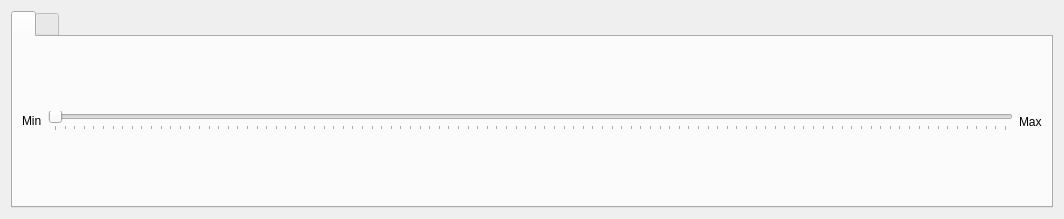
<?xml version="1.0" encoding="UTF-8"?>
<ui version="4.0">
 <class>SliderWidget</class>
 <widget class="QWidget" name="SliderWidget">
  <property name="geometry">
   <rect>
    <x>0</x>
    <y>0</y>
    <width>1064</width>
    <height>219</height>
   </rect>
  </property>
  <property name="sizePolicy">
   <sizepolicy hsizetype="Preferred" vsizetype="Fixed">
    <horstretch>0</horstretch>
    <verstretch>0</verstretch>
   </sizepolicy>
  </property>
  <property name="minimumSize">
   <size>
    <width>500</width>
    <height>0</height>
   </size>
  </property>
  <property name="maximumSize">
   <size>
    <width>1600</width>
    <height>300</height>
   </size>
  </property>
  <property name="baseSize">
   <size>
    <width>0</width>
    <height>20</height>
   </size>
  </property>
  <property name="windowTitle">
   <string>Form</string>
  </property>
  <layout class="QHBoxLayout" name="horizontalLayout">
   <item>
    <layout class="QHBoxLayout" name="horizontalLayout_5">
     <item>
      <layout class="QVBoxLayout" name="verticalLayout_6">
       <property name="leftMargin">
        <number>0</number>
       </property>
       <item>
        <widget class="QTabWidget" name="tabWave">
         <property name="minimumSize">
          <size>
           <width>0</width>
           <height>100</height>
          </size>
         </property>
         <property name="maximumSize">
          <size>
           <width>16777215</width>
           <height>16777215</height>
          </size>
         </property>
         <property name="currentIndex">
          <number>0</number>
         </property>
         <property name="iconSize">
          <size>
           <width>70</width>
           <height>50</height>
          </size>
         </property>
         <widget class="QWidget" name="tab_3">
          <attribute name="icon">
           <iconset resource="../../ec_gui_start_resources.qrc">
            <normaloff>:/icon/StepWave.png</normaloff>:/icon/StepWave.png</iconset>
          </attribute>
          <attribute name="title">
           <string/>
          </attribute>
          <layout class="QHBoxLayout" name="horizontalLayout_15">
           <item>
            <layout class="QHBoxLayout" name="horizontalLayout_2">
             <item>
              <widget class="QLabel" name="Min">
               <property name="minimumSize">
                <size>
                 <width>0</width>
                 <height>0</height>
                </size>
               </property>
               <property name="maximumSize">
                <size>
                 <width>150</width>
                 <height>28</height>
                </size>
               </property>
               <property name="text">
                <string>Min</string>
               </property>
              </widget>
             </item>
             <item>
              <widget class="QSlider" name="ValueSlider">
               <property name="minimumSize">
                <size>
                 <width>0</width>
                 <height>0</height>
                </size>
               </property>
               <property name="singleStep">
                <number>1</number>
               </property>
               <property name="orientation">
                <enum>Qt::Horizontal</enum>
               </property>
               <property name="tickPosition">
                <enum>QSlider::TicksBelow</enum>
               </property>
               <property name="tickInterval">
                <number>0</number>
               </property>
              </widget>
             </item>
             <item>
              <widget class="QLabel" name="Max">
               <property name="text">
                <string>Max</string>
               </property>
              </widget>
             </item>
            </layout>
           </item>
          </layout>
         </widget>
         <widget class="QWidget" name="tab_4">
          <attribute name="icon">
           <iconset resource="../../ec_gui_start_resources.qrc">
            <normaloff>:/icon/oscilloscope.png</normaloff>:/icon/oscilloscope.png</iconset>
          </attribute>
          <attribute name="title">
           <string/>
          </attribute>
          <layout class="QHBoxLayout" name="horizontalLayout_3">
           <item>
            <layout class="QVBoxLayout" name="verticalLayout_2">
             <property name="topMargin">
              <number>0</number>
             </property>
             <item>
              <layout class="QHBoxLayout" name="horizontalLayout_8">
               <property name="leftMargin">
                <number>0</number>
               </property>
               <item>
                <widget class="QLabel" name="labe_1">
                 <property name="maximumSize">
                  <size>
                   <width>100</width>
                   <height>16777215</height>
                  </size>
                 </property>
                 <property name="text">
                  <string>Amplitude</string>
                 </property>
                </widget>
               </item>
               <item>
                <spacer name="horizontalSpacer_8">
                 <property name="orientation">
                  <enum>Qt::Horizontal</enum>
                 </property>
                 <property name="sizeType">
                  <enum>QSizePolicy::Fixed</enum>
                 </property>
                 <property name="sizeHint" stdset="0">
                  <size>
                   <width>40</width>
                   <height>20</height>
                  </size>
                 </property>
                </spacer>
               </item>
               <item>
                <widget class="QDoubleSpinBox" name="Wave_A">
                 <property name="minimumSize">
                  <size>
                   <width>0</width>
                   <height>0</height>
                  </size>
                 </property>
                 <property name="maximumSize">
                  <size>
                   <width>70</width>
                   <height>16777215</height>
                  </size>
                 </property>
                 <property name="singleStep">
                  <double>0.010000000000000</double>
                 </property>
                </widget>
               </item>
               <item>
                <spacer name="horizontalSpacer_2">
                 <property name="orientation">
                  <enum>Qt::Horizontal</enum>
                 </property>
                 <property name="sizeType">
                  <enum>QSizePolicy::Fixed</enum>
                 </property>
                 <property name="sizeHint" stdset="0">
                  <size>
                   <width>50</width>
                   <height>20</height>
                  </size>
                 </property>
                </spacer>
               </item>
              </layout>
             </item>
             <item>
              <layout class="QHBoxLayout" name="horizontalLayout_4">
               <item>
                <widget class="QLabel" name="label_2">
                 <property name="maximumSize">
                  <size>
                   <width>100</width>
                   <height>16777215</height>
                  </size>
                 </property>
                 <property name="text">
                  <string>Frequency</string>
                 </property>
                </widget>
               </item>
               <item>
                <spacer name="horizontalSpacer_9">
                 <property name="orientation">
                  <enum>Qt::Horizontal</enum>
                 </property>
                 <property name="sizeType">
                  <enum>QSizePolicy::Fixed</enum>
                 </property>
                 <property name="sizeHint" stdset="0">
                  <size>
                   <width>40</width>
                   <height>20</height>
                  </size>
                 </property>
                </spacer>
               </item>
               <item>
                <widget class="QDoubleSpinBox" name="Wave_F">
                 <property name="maximumSize">
                  <size>
                   <width>70</width>
                   <height>16777215</height>
                  </size>
                 </property>
                 <property name="maximum">
                  <double>10.000000000000000</double>
                 </property>
                 <property name="singleStep">
                  <double>0.010000000000000</double>
                 </property>
                 <property name="value">
                  <double>1.000000000000000</double>
                 </property>
                </widget>
               </item>
               <item>
                <spacer name="horizontalSpacer_3">
                 <property name="orientation">
                  <enum>Qt::Horizontal</enum>
                 </property>
                 <property name="sizeType">
                  <enum>QSizePolicy::Fixed</enum>
                 </property>
                 <property name="sizeHint" stdset="0">
                  <size>
                   <width>50</width>
                   <height>20</height>
                  </size>
                 </property>
                </spacer>
               </item>
              </layout>
             </item>
             <item>
              <layout class="QHBoxLayout" name="horizontalLayout_9">
               <item>
                <widget class="QLabel" name="label_3">
                 <property name="maximumSize">
                  <size>
                   <width>100</width>
                   <height>16777215</height>
                  </size>
                 </property>
                 <property name="text">
                  <string>Theta</string>
                 </property>
                </widget>
               </item>
               <item>
                <spacer name="horizontalSpacer_10">
                 <property name="orientation">
                  <enum>Qt::Horizontal</enum>
                 </property>
                 <property name="sizeType">
                  <enum>QSizePolicy::Fixed</enum>
                 </property>
                 <property name="sizeHint" stdset="0">
                  <size>
                   <width>40</width>
                   <height>20</height>
                  </size>
                 </property>
                </spacer>
               </item>
               <item>
                <widget class="QDoubleSpinBox" name="Wave_T">
                 <property name="maximumSize">
                  <size>
                   <width>70</width>
                   <height>16777215</height>
                  </size>
                 </property>
                 <property name="minimum">
                  <double>-3.140000000000000</double>
                 </property>
                 <property name="maximum">
                  <double>3.140000000000000</double>
                 </property>
                 <property name="singleStep">
                  <double>0.010000000000000</double>
                 </property>
                </widget>
               </item>
               <item>
                <spacer name="horizontalSpacer_7">
                 <property name="orientation">
                  <enum>Qt::Horizontal</enum>
                 </property>
                 <property name="sizeType">
                  <enum>QSizePolicy::Fixed</enum>
                 </property>
                 <property name="sizeHint" stdset="0">
                  <size>
                   <width>50</width>
                   <height>20</height>
                  </size>
                 </property>
                </spacer>
               </item>
              </layout>
             </item>
            </layout>
           </item>
           <item>
            <widget class="QTabWidget" name="tabWaveType">
             <property name="currentIndex">
              <number>0</number>
             </property>
             <property name="iconSize">
              <size>
               <width>60</width>
               <height>60</height>
              </size>
             </property>
             <widget class="QWidget" name="tab_10">
              <attribute name="icon">
               <iconset resource="../../ec_gui_start_resources.qrc">
                <normaloff>:/icon/SineWave.png</normaloff>:/icon/SineWave.png</iconset>
              </attribute>
              <attribute name="title">
               <string/>
              </attribute>
             </widget>
             <widget class="QWidget" name="tab_11">
              <attribute name="icon">
               <iconset resource="../../ec_gui_start_resources.qrc">
                <normaloff>:/icon/SquareWave.png</normaloff>:/icon/SquareWave.png</iconset>
              </attribute>
              <attribute name="title">
               <string/>
              </attribute>
             </widget>
            </widget>
           </item>
          </layout>
         </widget>
        </widget>
       </item>
      </layout>
     </item>
    </layout>
   </item>
  </layout>
 </widget>
 <resources>
  <include location="../../ec_gui_start_resources.qrc"/>
 </resources>
 <connections/>
</ui>
